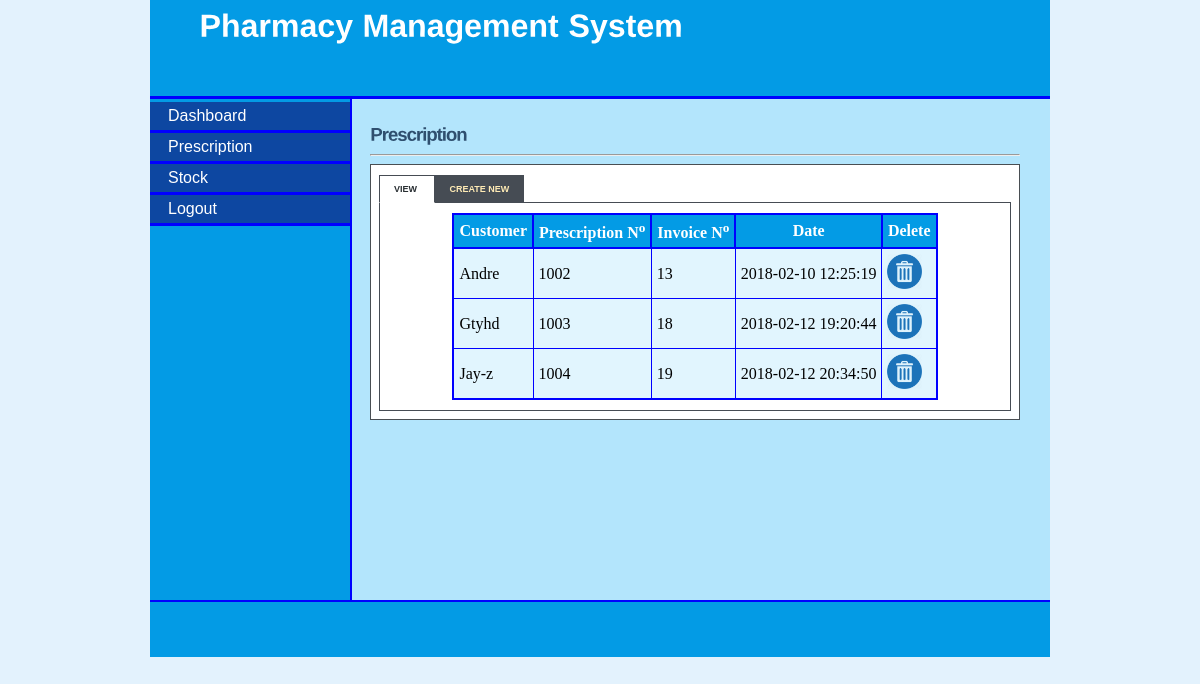
The app's page /prescription.php (signed in) with its own data.
### tables this page shows
CREATE TABLE `prescription` (
  `id` tinyint(5) NOT NULL,
  `prescription_id` int(5) NOT NULL,
  `customer_id` int(11) NOT NULL,
  `customer_name` varchar(30) NOT NULL,
  `age` int(11) NOT NULL,
  `sex` varchar(6) NOT NULL,
  `postal_address` varchar(20) NOT NULL,
  `invoice_id` tinyint(5) NOT NULL,
  `phone` varchar(12) NOT NULL,
  `date` timestamp NOT NULL DEFAULT CURRENT_TIMESTAMP
);

### prescription.php (the view, shortened to what this page needs)
<!DOCTYPE html>
<html>
<head>
<link rel="stylesheet" type="text/css" href="style/ms.css">
<link rel="stylesheet" href="style/s.css" type="text/css" media="screen" />
<link rel="stylesheet" href="style/ta.css" type="text/css" media="screen" />
</head>
<body>
<div id="content">
<div id="header">
<h1>Pharmacy Management System</h1></div>
<div id="left_column">
<div id="button">
		<ul>
			<li><a href="pharmacist.php">Dashboard</a></li>
			<li><a href="prescription.php">Prescription</a></li>
			<li><a href="stock_pharmacist.php">Stock</a></li>
			<li><a href="logout.php">Logout</a></li>
		</ul>
</div>
</div>
<div id="main">
<div id="tabbed_box" class="tabbed_box">
    <h4>Prescription</h4>
<hr/>
    <div class="tabbed_area">
        <ul class="tabs">
            <li><a href="javascript:tabSwitch('tab_1', 'content_1');" id="tab_1" class="active">View </a></li>
            <li><a href="javascript:tabSwitch('tab_2', 'content_2');" id="tab_2">Create New</a></li>
        </ul>
        <div id="content_1" class="content">
		<?php echo $message1;
       $result = mysql_query("SELECT * FROM prescription")or die(mysql_error());
        echo "<table border='1' cellpadding='5'align='center'>";
        echo "<tr> <th>Customer</th><th>Prescription N<sup>o</sup></th> <th>Invoice N<sup>o</sup></th><th>Date </th><th>Delete</th></tr>";
        while($row = mysql_fetch_array( $result )) {
                echo "<tr>";
                echo '<td>' . $row['customer_name'] . '</td>';
                echo '<td>' . $row['prescription_id'] . '</td>';
				echo '<td>' . $row['invoice_id'] . '</td>';
				echo '<td>' . $row['date'] . '</td>';
				?>
				<td><a href="delete_prescription.php?prescription_id=<?php echo $row['prescription_id']?>">
				<img src="images/delete.png" width="35" height="35" border="0" /></a></td>
				<?php
		 }
        echo "</table>";
?>
        </div>
    </div>
</div>
</div>
<div id="footer" align="Center"> </div>
</div>
</body>
</html>

### style/ms.css (style rules this page uses)
body { margin-top: 0px; padding-top: 0px; background-color:#E3F2FD; }
#content { margin-left: auto; margin-right: auto; background: #B3E5FC; width: 900px; height: 600px; }
#header { width: 900px; height: 96px; background: #039BE5; border-bottom: solid 3px blue; }
#header h1 { margin: 0px; padding-top: 5px; margin-left: 50px; color: #fff; }
#left_column { clear: all; float: left; width: 200px; height: 501px; background: #039BE5; border-right:solid 2px blue; }
#main { clear: all; width: 780px; height: 470px; background: #B3E5FC; }
#button { width: 12.5em; padding: 0 0 1em 0; margin-top: 0.2em; margin-bottom: 1em; font-family: 'Trebuchet MS', 'Lucida Grande', Verdana, Arial, Sans-serif; background: #039BE5; color: #333; }
#button ul { list-style: none; margin: 0; padding: 0; border: none; }
#button li { border-bottom: 3px solid blue; margin: 0; list-style: none; list-style-image: none; }
#button li a { display: block; padding: 5px 5px 5px 0.5em; border-left: 10px solid #0D47A1; border-right: 10px solid #0D47A1; background-color: #0D47A1; color: #fff; text-decoration: none; width: 100%; }
html>body #button li a { width: auto; }
#footer { width: 900px; height: 55px; background: #039BE5; clear: all; border-top: solid 2px blue; }

### style/s.css (style rules this page uses)
#tabbed_box { margin: 0px auto 0px 220px; width: 650px; }
.tabbed_box h4 { font-size: 18px; color:#2F4F6F; letter-spacing:-1px; margin-bottom:10px; }
.tabbed_area { border: 1px solid #494e52; background-color: #fff; padding: 8px; }
ul.tabs { margin: 0px; padding: 0px; margin-top: 5px; margin-bottom: 6px; }
ul.tabs li { list-style: none; display: inline; }
ul.tabs li a { background-color: #464c54; color: #ffebb5; padding: 8px 14px 8px 14px; text-decoration: none; font-size: 9px; font-family: Verdana, Arial, Helvetica, sans-serif; font-weight: bold; text-transform: uppercase; border: 1px solid #464c54; }
ul.tabs li a.active { background-color: #ffffff; color: #282e32; border: 1px solid #464c54; border-bottom: 1px solid #ffffff; }
.content { background-color: #ffffff; padding: 10px; border: 1px solid #464c54; }

### style/ta.css (style rules this page uses)
table { border-collapse:collapse; }
table,th { border: 2px solid blue; }
th { background-color: #039BE5; color:white; }
td { background-color: #E1F5FE; }

### prescription.php (style rules this page uses)
#main { height: 477px; }

### records on screen
prescription: customer_name "Andre", prescription "1002", invoice "13", date "2018-02-10 12:25:19"
prescription: customer_name "Gtyhd", prescription "1003", invoice "18", date "2018-02-12 19:20:44"
prescription: customer_name "Jay-z", prescription "1004", invoice "19", date "2018-02-12 20:34:50"
